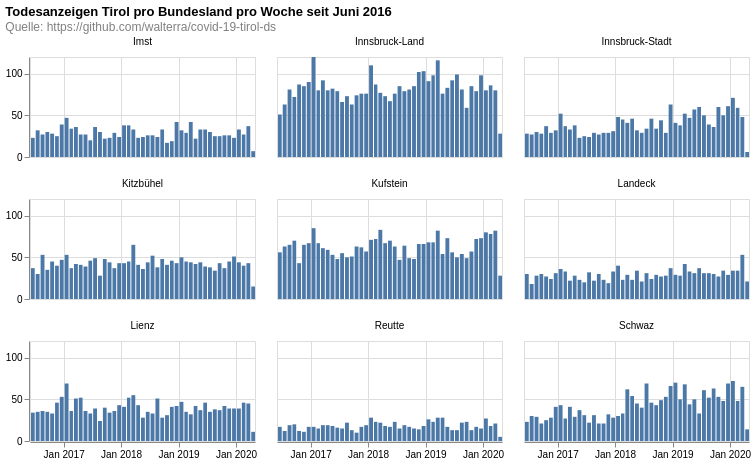

This figure's Vega-Lite source:
### Vega-Lite specification from a JSON file in a GitHub repository (floating-point values rounded to 4 significant figures; data arrays with more than 128 entries replaced by an {"elided": "..."} marker saying what was removed)
{"$schema": "https://vega.github.io/schema/vega-lite/v4.8.1.json", "columns": 3, "config": {"view": {"continuousHeight": 300, "continuousWidth": 400}}, "data": {"name": "data-12d2f3d01b0c5e8143caec556e511e36"}, "datasets": {"data-12d2f3d01b0c5e8143caec556e511e36": {"elided": "9043 records"}}, "facet": {"field": "district", "title": null, "type": "nominal"}, "spec": {"layer": [{"encoding": {"tooltip": [{"field": "date", "timeUnit": "yearmonth", "type": "temporal"}, {"aggregate": "sum", "field": "count", "type": "quantitative"}], "x": {"field": "date", "timeUnit": "yearmonth", "title": null, "type": "temporal"}, "y": {"aggregate": "sum", "field": "count", "title": null, "type": "quantitative"}}, "height": 100, "mark": "bar", "width": 225}]}, "title": {"color": "black", "subtitle": ["Quelle: https://github.com/walterra/covid-19-tirol-ds"], "subtitleColor": "gray", "text": ["Todesanzeigen Tirol pro Bundesland pro Woche seit Juni 2016"]}}
